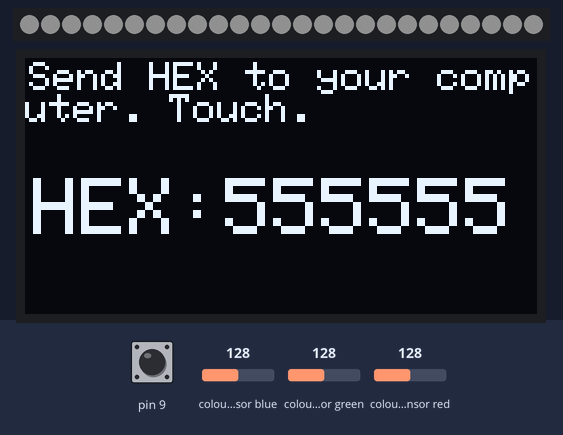
Bench run of a sketch on a simulated Arduino Leonardo, built with avr-gcc and run on an emulated ATmega32U4. Parts: 25 RGB LEDs in strip order, left to right, 128×64 one-colour display. Inputs (shaded band) come from the test bench; at power-on: colour sensor blue 128, pin 9 HIGH, colour sensor green 128, colour sensor red 128. Dim RGB values are drawn brighter than linear; USB keyboard and mouse output is not drawn; what the sketch prints to the serial monitor is not drawn.

Above: at 6.2 s.
6.3 s: colour sensor blue set to 5
At 8.0 s:
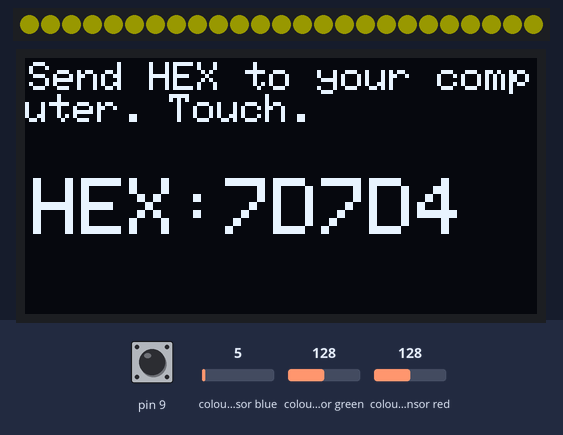
9.0 s: pin 9 pulled LOW for 2.25 s
At 10.3 s:
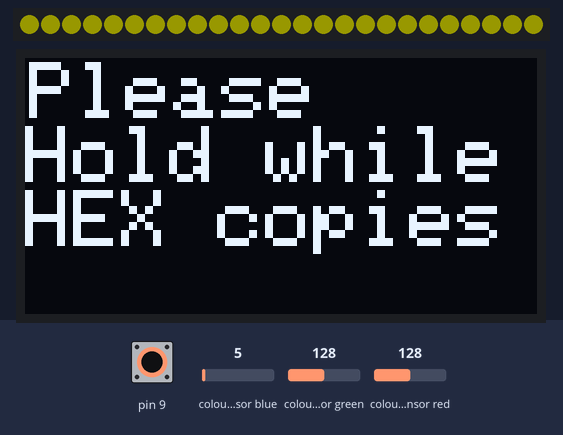
13.9 s: colour sensor green set to 5
At 15.1 s:
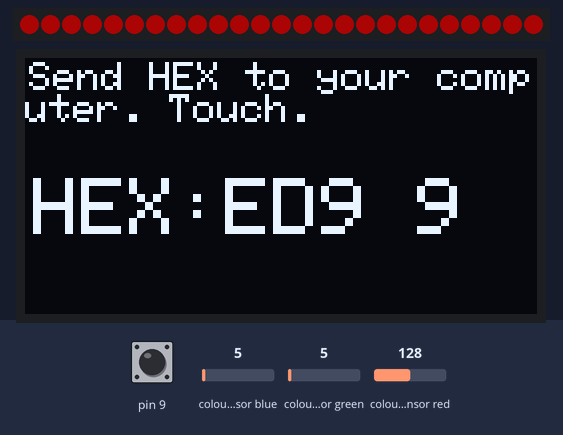
16.5 s: colour sensor red set to 7
At 18.0 s:
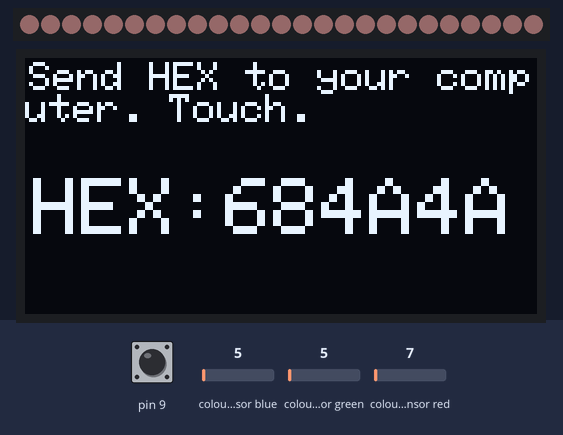
19.1 s: colour sensor blue set to 64
At 22.5 s:
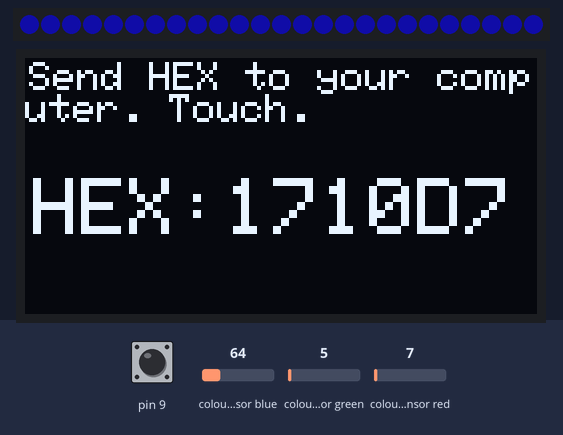
22.8 s: pin 9 pulled LOW for 2.25 s
At 23.8 s:
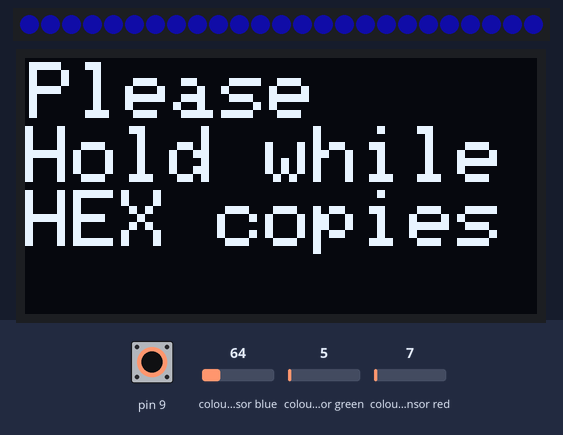
Timing chart, 0 to 25.8 s (numbered marks = the images above; inputs shaded):
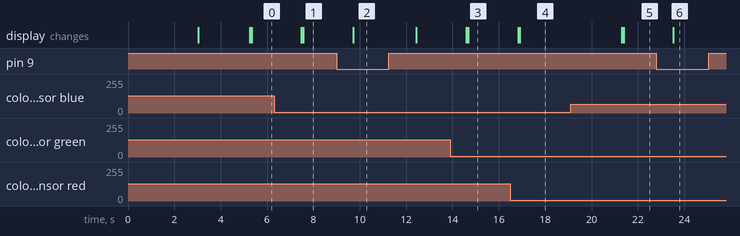

Measured:
- after the input at 9.0 s, the display: changes after 0.72 s (image 2)
- after the input at 22.8 s, the display: changes after 0.73 s (image 6)

The sketch:

HandHEX_AllBoards.ino
```cpp
/*
    Works on all boards - not CircuitPlayground see other file.

    OLED using I2C
    KEYBOARD USB to input the HEX code into where their curcor is
    Uses button / conductive fabric to press to copy the code to text file

    NEOs on PIN 10
    Touch INPUT on PIN A9 check your board

*/

#include "Adafruit_GFX.h"
#include "Adafruit_SSD1306.h"
#include "ADCTouch.h"
#include "Adafruit_NeoPixel.h"
#include "Keyboard.h"
#include <Wire.h>                  //include Wire.h to be able to communicate through I2C on Arduino board
#include "Adafruit_TCS34725.h"     //Colour sensor library

//Create colour sensor object declaration, to see effects of different integration time and gain
//settings, check the datatsheet of the Adafruit TCS34725.
Adafruit_TCS34725 tcs = Adafruit_TCS34725(TCS34725_INTEGRATIONTIME_50MS, TCS34725_GAIN_4X);

#define NEOPIX_PIN    10   // Change to the pin your neopixels are on
#define NUM_PIXELS    25   // change to the number of NeoPixels you are using
Adafruit_NeoPixel strip(NUM_PIXELS, NEOPIX_PIN, NEO_GRB + NEO_KHZ800);

float r, g, b;
int ref0;
int touchPin = A9;
int threshold = 10;
int val0high = 35;
int val0low = 0;

#define SCREEN_WIDTH 128 // OLED display width,  in pixels
#define SCREEN_HEIGHT 64 // OLED display height, in pixels

// declare an SSD1306 display object connected to I2C
Adafruit_SSD1306 oled(SCREEN_WIDTH, SCREEN_HEIGHT, &Wire, -1);

// ************************ SETUP ***************************************************//

void setup() {
  Serial.begin(9600);

  strip.begin();           // INITIALIZE NeoPixel strip object (REQUIRED)
  strip.show();            // Turn OFF all pixels ASAP
  strip.setBrightness(50); // Set BRIGHTNESS to about 1/5 (max = 255)
  strip.setPixelColor(0, 255,   0,   0);
  strip.setPixelColor(1, 128, 128,   0);
  strip.setPixelColor(2,   0, 255,   0);
  strip.setPixelColor(3,   0, 128, 128);
  strip.setPixelColor(4,   0,   0, 255);
  strip.show();
  delay(3000);

  // initialize OLED display with address 0x3C for 128x64
  if (!oled.begin(SSD1306_SWITCHCAPVCC, 0x3C)) {
    Serial.println(F("OLED failed to load"));
    //while (true);
  }
  delay(2000);         // wait for initializing
  oled.clearDisplay(); // clear display

  ref0 = ADCTouch.read(touchPin, 500);

  //Start-up colour sensor
  if (tcs.begin()) {
    Serial.println("Found sensor");
  } else {
    Serial.println("No Color Sensor found ... check your connections");
    //while (1); // halt!
  }
  Keyboard.begin();
}

// ************************ LOOP ***************************************************//

void loop() {

  uint16_t clear, red, green, blue;

  //Collect raw data from integrated circuit using interrupts
  tcs.setInterrupt(false);      // turn on LED

  delay(60);  // takes 50ms to read

  tcs.getRawData(&red, &green, &blue, &clear);
  tcs.setInterrupt(true);  // turn off LED

  // Figure out some basic hex code for visualization
  uint32_t sum = clear;

  r = red;
  r /= sum;
  g = green;
  g /= sum;
  b = blue;
  b /= sum;
  r *= 256; g *= 256; b *= 256;

  int value0 = ADCTouch.read(touchPin);
  value0 -= ref0;
  Serial.println(value0);
  if (value0 > threshold) {
    oled.clearDisplay();          // clear display
    oled.setTextSize(2);          // text size
    oled.setTextColor(WHITE);     // text color
    oled.setCursor(1, 1);        // position to display
    oled.println("Please    Hold whileHEX copies");
    oled.display();                // show on OLED
    Serial.println("Touch detected");
    Keyboard.print((int)r, HEX);
    delay(300);
    Keyboard.print((int)g, HEX);
    delay(300);
    Keyboard.print((int)b, HEX);
    Serial.println("button");
    Keyboard.println();
    delay(2000);
  }

  Serial.print("HEX: \t");
  Serial.print((int)r, HEX); Serial.print((int)g, HEX); Serial.print((int)b, HEX);
  Serial.print("\t \t RGB: \t");
  Serial.print((int)r );
  Serial.print(" ");
  Serial.print((int)g);
  Serial.print(" ");
  Serial.println((int)b );
  Serial.println();

  colorWipe(strip.Color(r, g, b), 50);

  runOLED();

}


// ******************************** FUNCTIONS ******************************

void runOLED() {

  oled.clearDisplay();          // clear display
  oled.setTextSize(1);          // text size
  oled.setTextColor(WHITE);     // text color
  oled.setCursor(1, 1);        // position to display
  oled.println("Send HEX to your computer. Touch.");

  oled.setTextSize(2);          // text size
  oled.setTextColor(WHITE);     // text color
  oled.setCursor(2, 30);        // position to display
  oled.println("HEX:");
  oled.setCursor(50, 30);        // position to display
  oled.println((int)r, HEX);
  oled.setCursor(74, 30);        // position to display
  oled.println((int)g, HEX);
  oled.setCursor(98, 30);        // position to display
  oled.println((int)b, HEX);     // text to display
  oled.display();                // show on OLED

  delay(2000);
}


void colorWipe(uint32_t color, int wait) {
  for (int i = 0; i < strip.numPixels(); i++) { // For each pixel in strip...
    strip.setPixelColor(i, color);         //  Set pixel's color (in RAM)
    strip.show();                          //  Update strip to match
  }
  delay(wait);                           //  Pause for a moment
}
```
